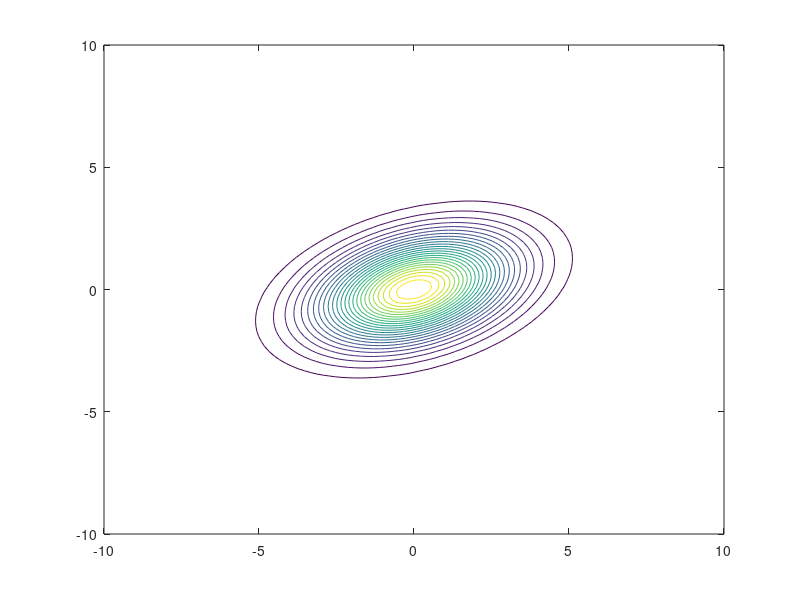

The MATLAB script that drew this image: (Note: this script raises an error after producing the figure.)
clear all


%define Gaussian distribution to be sampled
Cov = [[4 1];[1 2]];
InvCov = inv(Cov);

%generate values for plotting
x = linspace(-10,10);
y = linspace(-10,10);
[X,Y]=meshgrid(x,y);
for loop1=1:length(x)
    for loop2=1:length(y)
        P(loop1,loop2) = exp(-.5*( [X(loop1,loop2) Y(loop1,loop2)]*InvCov*[X(loop1,loop2); Y(loop1,loop2)]));
    end
end
contour(x,y,P,25)
hold on

X=[8,8]; %starting value
stepsize=3*[.5 .5]; %step sizes for Metropolis random walk
NumSamples = 10^5;  %number of samples


%evaluate prob for first sample
logprob = -.5*( [X(1) X(2)]*InvCov*[X(1); X(2)]);


%intialize radnom number generator
rand('state', sum(100*clock)); %reset random number generator

%define 'previous values'
Xprev=X;
logprobprev=logprob;


%begin Monte Carlo Metropolis walk
M=zeros(length(X),NumSamples);


all_logprob = zeros(1,NumSamples);

for loop=1:NumSamples

    %take a random step in model space    
    r=(-1).^round(rand(size(X))).*rand(size(X));
    r=r.*stepsize; 
    X=X+r;

    %compute log probability
   logprob2 = -.5*( [X(1) X(2)]*InvCov*[X(1); X(2)]);

    %use Metropolis rule to decide whether or not to accept model
    accept=metropolis(logprob,logprob2);
    
    if accept==1  %if accept==1, keep the model
       logprob=logprob2;
       Xprev=X;
       logprobprev=logprob;
    else  %if accept==0, discard this model and retain previous            
        X=Xprev;
        logprob=logprobprev;
    end

    ll_logprob(loop) = logprob;
    
    %plot sample
    plot(X(1),X(2),'k.');
    drawnow

end %loop


